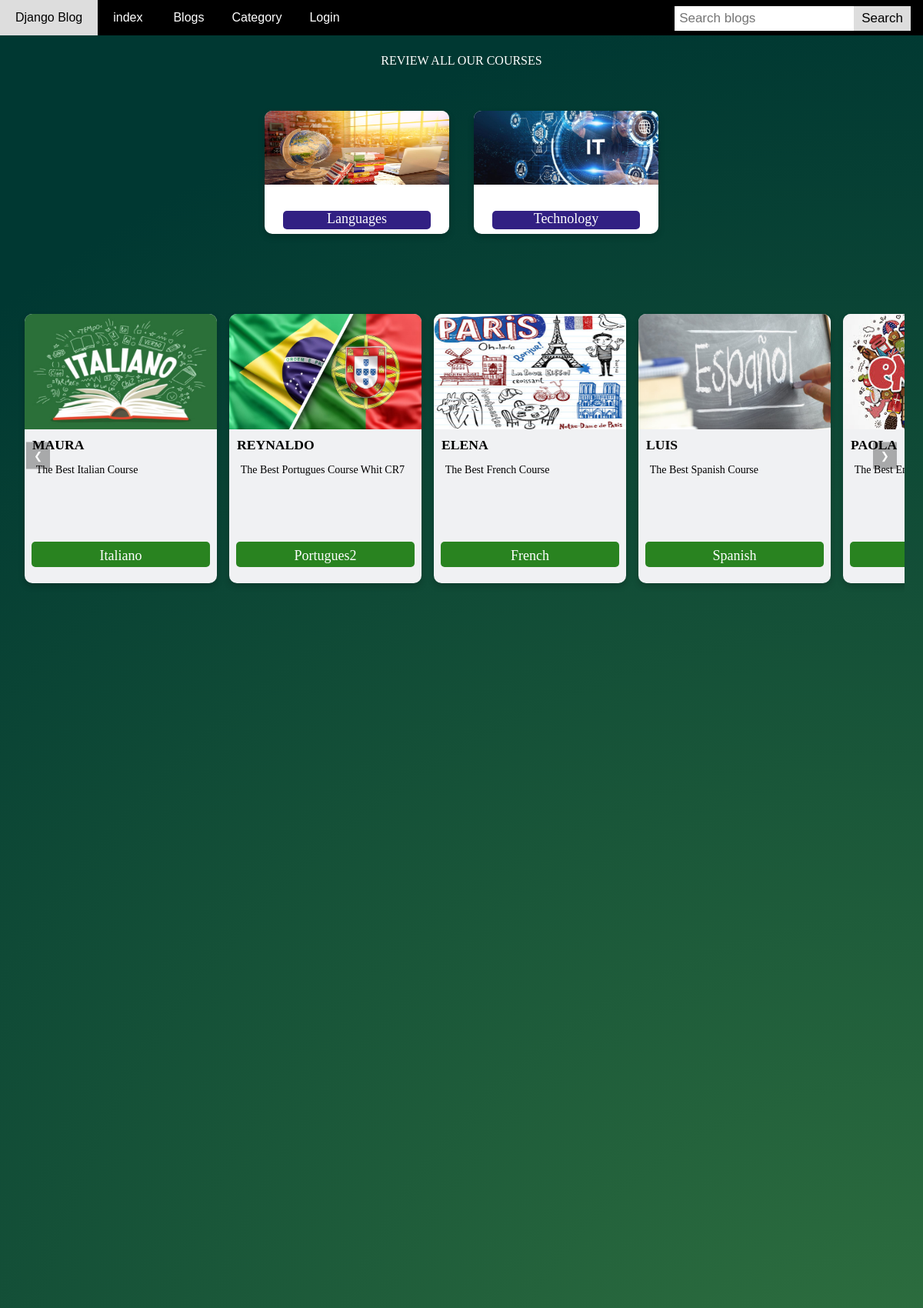
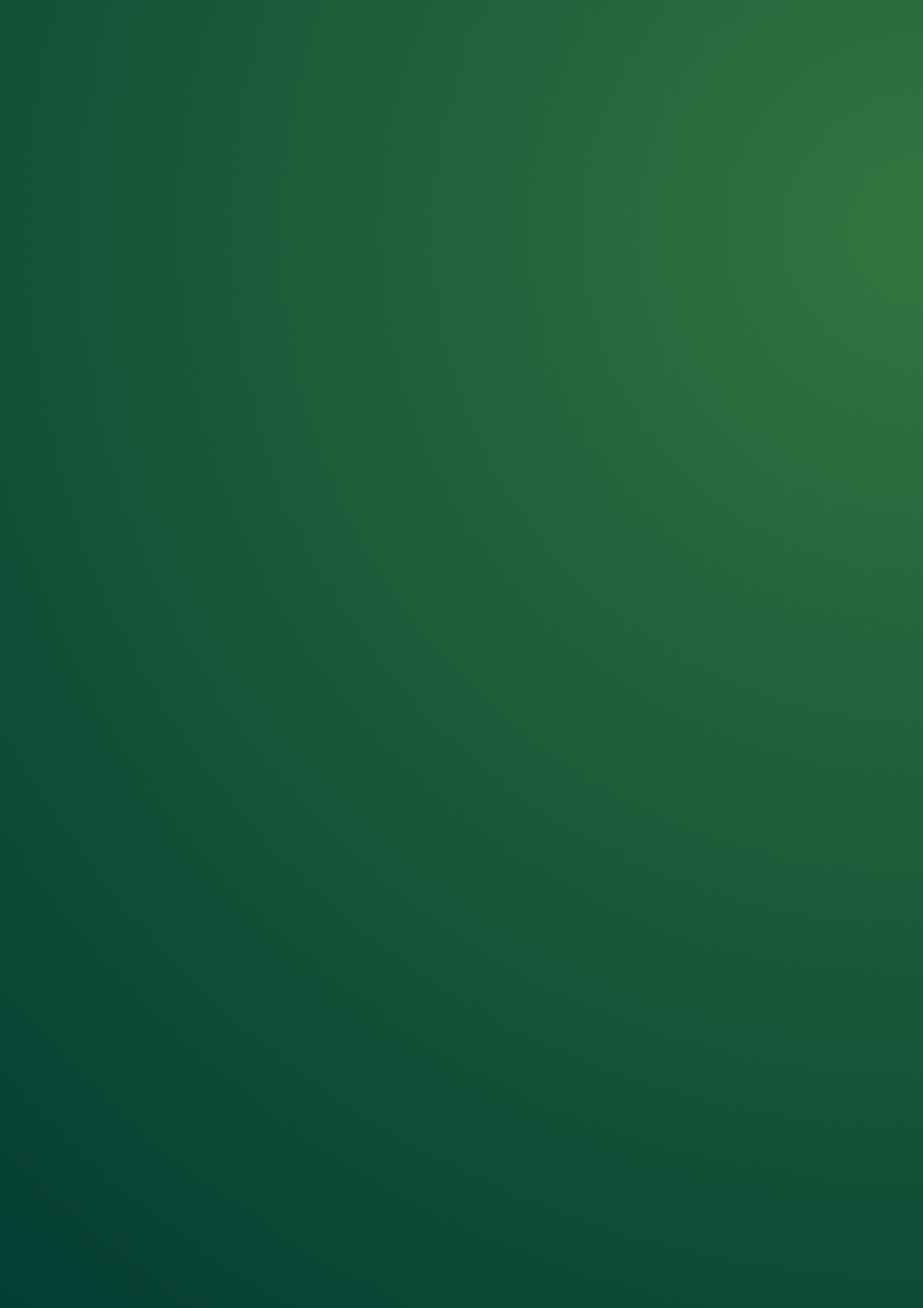
The page / (upper part) on the database its author committed (2 pictures, top to bottom).
### blog/models.py (models this page shows, shortened)
class Category(models.Model):
    title = models.CharField(max_length=150, unique=True)
    slug = models.SlugField(null=True, blank=True)
    created_date = models.DateField(auto_now_add=True)
    category_banner = models.ImageField(upload_to='category_banner')

class Blog(models.Model):
    user = models.ForeignKey(
        User,
        related_name='user_blogs',
        on_delete=models.CASCADE
    )
    category = models.ForeignKey(
        Category,
        related_name='category_blogs',
        on_delete=models.CASCADE
    )
    tags = models.ManyToManyField(
        Tag,
        related_name='tag_blogs',
        blank=True
    )
    likes = models.ManyToManyField(
        User,
        related_name='user_likes',
        blank=True
    )
    title = models.CharField(
        max_length=250
    )
    CCI = models.CharField(
        max_length=250, null=True
    )
    price = models.CharField(
        max_length=250, null=True
    )
    slug = models.SlugField(null=True, blank=True)
    banner = models.ImageField(upload_to='blog_banners')
    description = RichTextField()
    created_date = models.DateField(auto_now_add=True)

### user_profile/models.py (models this page shows, shortened)
class User(AbstractUser):
    email = models.EmailField(
        max_length=150,
        unique=True,
        error_messages={
            "unique": "The email must be unique"
        }
    )
    profile_image = models.ImageField(
        null=True,
        blank=True,
        upload_to="profile_images"
    )
    followers = models.ManyToManyField("Follow")
    REQUIRED_FIELDS = ["email"]
    objects = CustomUserManager()

### blog/views.py (the view)
# urls.py: path('', index, name='index'),
def index (request):
    blogs = Blog.objects.order_by('-created_date')
    tags = Tag.objects.order_by('-created_date')
    context = {
        'blogs':blogs,
        'tags':tags
    }
    return render(request, 'index.html', context)

### blog/context_processors.py (called while the page is built)
def get_all_categories(request):
    categories = Category.objects.all()
    context = {
        "categories": categories
    }
    return context

### templates/index.html (shortened to what this page needs)
{% extends 'base.html' %}
{% load static %}
{% block content %}
<div class="carousel-container-index">
  <div class="section-1">
    <a href="{% url 'blogs' %}">REVIEW ALL OUR COURSES</a>
  </div>
  <div class="additional-cards">
    {% for category in categories %}
      <div class="main-card">
        <img src="{{category.category_banner.url}}" alt="">
        <a class="principal-category" href="{% url 'category_blogs' category.slug %}">{{category.title}}</a>
      </div>
    {% endfor %}
  </div>
  <div class="carousel-container">
    <div class="carousel">
      <div class="cards-wrapper">
        {% for blog in blogs|slice:"8" %}
          <div class="card">
            <img src="{{blog.banner.url}}" alt="">
            <div class="card-text">
              <a class="username-link" href="{% url 'view_user_information' blog.user.username %}">{{blog.user.username}}</a>
              <a class="tag-link" href="#">{{blog.description|safe}}</a>
              <a class="button-link" href="{% url 'blog_details' blog.slug %}">{{blog.title}}</a>
            </div>
          </div>
        {% endfor %}
      </div>
    </div>
    <button class="prev">❮</button>
    <button class="next">❯</button>
  </div>
</div>
{% endblock content %}

### templates/base.html (shortened to what this page needs)
<!DOCTYPE html>
<html lang="en">
  <head>
      {% load static %}
</head>
<body>
    {% include 'header.html' %}
    {% block content %}
    {% endblock content %}
</body>
</html>

### templates/header.html (shortened to what this page needs)
 <header class="navbar">
    <a href="{% url 'index' %}">Django Blog</a>
    <a href="{% url 'index' %}">index
    <a href="{% url 'blogs' %}">Blogs</a>
    <div id="navbarResponsive">
      <div class="dropdown">
        <button class="dropbtn" href="#" id="navbarDropdown" role="button" data-toggle="dropdown" aria-haspopup="true" aria-expanded="false">
          Category
        </button>
      </div>
      {% if request.user.is_authenticated %}
        <div class="dropdown">
          <button class="dropbtn" id="navbarDropdown" role="button" data-toggle="dropdown" aria-haspopup="true" aria-expanded="false">
            {{request.user.username}}
            <i class="fa fa-caret-down"></i>
          </button>
          <div class="dropdown-content">
            <a href="{% url 'profile' %}">My Profile</a>
            <a href="#">
              {% if unseen > 0 %}
              Notification ({{unseen}})
              {% else %}
              Notification
              {% endif %}
            </a>
            <a href="{% url 'logout' %}">Logout</a>
          </div>
        </div>
        {% else %}
          <a href="{% url 'login' %}">Login</a>
        {% endif %}
      <form class="search-container" action="{% url 'search_blogs' %}" method="GET">
        <input name="search" type="text" placeholder="Search blogs" required>
        <button>Search</button>
      </form>
    </div>
  </header>

### templates/base.html (style rules this page uses)
body { height: 100%; margin: 0; font-family: Arial, sans-serif; min-height: 500vh; background: radial-gradient(circle closest-corner at right center, #337540 0%, #003832 100%); }

### templates/header.html (style rules this page uses)
.navbar { overflow: hidden; background-color: black; height: 10%; width: 100%; }
.navbar a { float: left; display: block; color: white; text-align: center; padding: 14px 20px; text-decoration: none; }
.dropdown { float: left; overflow: hidden; }
.dropdown .dropbtn { cursor: pointer; font-size: 16px; border: none; outline: none; color: white; padding: 14px 16px; background-color: inherit; font-family: inherit; margin: 0; }
.search-container { float: right; }
input[type=text] { padding: 6px; margin-top: 8px; font-size: 17px; border: none; }
.search-container button { float: right; padding: 6px 10px; margin-top: 8px; margin-right: 16px; background: #ddd; font-size: 17px; border: none; cursor: pointer; }

### templates/index.html (style rules this page uses)
.carousel-container-index { display: flex; flex-direction: column; align-items: center; background: none; overflow: hidden; padding: 1.5rem; }
.section-1 a { text-align: center; margin-top: 0.5rem !important; font-family: Cambria, Cochin, Georgia, Times, 'Times New Roman', serif; text-decoration: none; color: white; }
.additional-cards { display: flex; flex-wrap: wrap; justify-content: center; gap: 1rem; max-width: 90%; margin-bottom: 2rem; background: none; padding: 40px; }
.main-card { margin: 1rem 0.5rem; box-shadow: 0 4px 8px rgba(0, 0, 0, 0.2); border-radius: 10px; background: linear-gradient(white, white); text-align: center; max-width: 100%; width: 30vh; height: 20vh; }
.main-card img { width: 100%; height: 60%; border-radius: 10px 10px 0 0; }
.main-card .principal-category { font-size: 18px; display: inline-block; text-align: center; width: 80%; height: 15%; text-decoration: none; color: white; background-color: rgb(50, 32, 131); border-radius: 5px; margin-top: 30px; bottom: 45px; font-family: 'Cambria', Cochin, Georgia, Times, 'Times New Roman', serif; }
.carousel-container { position: relative; width: 100%; max-width: 1500px; height: 400px; overflow: hidden; background: none; }
.carousel { display: flex; transition: transform 0.5s ease; background: none; }
.cards-wrapper { display: flex; background: none; }
.card { display: flex; flex-direction: column; width: 250px; height: 350px; box-shadow: 0 4px 8px rgba(0, 0, 0, 0.2); border-radius: 10px; background: #f0f1f3; text-decoration: none !important; position: relative; overflow: hidden; margin: 1rem 0.5rem; }
.card img { width: 100%; height: 150px; }
.card-text { padding: 10px; }
.card-text .button-link { font-size: 18px; display: inline-block; text-align: center; margin-top: 0.5rem; margin-bottom: 1rem; padding: 0.5rem 1rem; width: 80%; height: 5%; text-decoration: none; color: white; background-color: rgb(41, 131, 32); border-radius: 5px; position: absolute; bottom: 5px; left: 50%; transform: translateX(-50%); font-family: 'Cambria', Cochin, Georgia, Times, 'Times New Roman', serif; }
.card-text .tag-link { font-size: 14px; text-decoration: none; text-align: left; display: block; margin-top: 0.1rem; margin-left: 0.3rem; color: inherit; font-family: 'Cambria', Cochin, Georgia, Times, 'Times New Roman', serif; }
.card .username-link { font-weight: bold; font-size: 1.1rem; text-decoration: none; color: inherit; margin-top: 1rem; text-transform: uppercase; font-family: 'Cambria', Cochin, Georgia, Times, 'Times New Roman', serif; }
.prev, .next { position: absolute; top: 50%; transform: translateY(-50%); background-color: rgba(0, 0, 0, 0.3); color: white; border: none; padding: 10px; cursor: pointer; transition: background-color 0.3s; }
.prev { left: 10px; }
.next { right: 10px; }

### rows shown on the page
Category: category_banner (picture), title "Languages"
Category: category_banner (picture), title "Technology"
Blog: banner (picture), user.username "MAURA", description "The Best Italian Course", title "Italiano"
Blog: banner (picture), user.username "REYNALDO", description "The Best Portugues Course Whit CR7", title "Portugues2"
Blog: banner (picture), user.username "ELENA", description "The Best French Course", title "French"
Blog: banner (picture), user.username "LUIS", description "The Best Spanish Course", title "Spanish"
Blog: banner (picture), user.username "PAOLA", description "The Best…"
